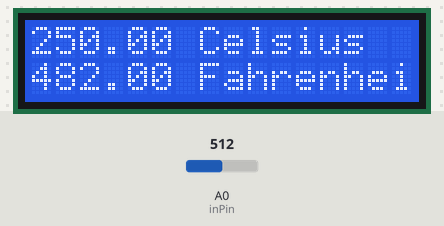
This sketch was run on a simulated Arduino Uno, built with avr-gcc and run on an emulated ATmega328P. Shown: 16×2 character LCD. The inputs (shaded band) are chosen by the test bench; at power-on: A0 (inPin) = 512.

Above: at 1.2 s.
1.3 s: A0 (inPin) set to 716
At 11.3 s:
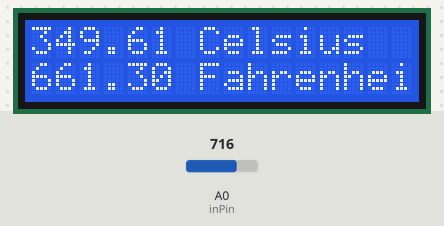
11.6 s: A0 (inPin) set to 900
At 21.3 s:
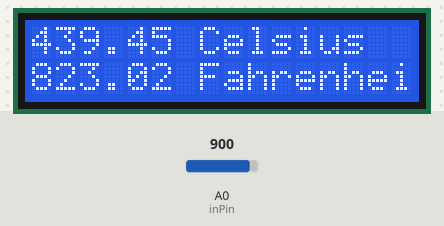
21.6 s: A0 (inPin) set to 1023
At 30.5 s:
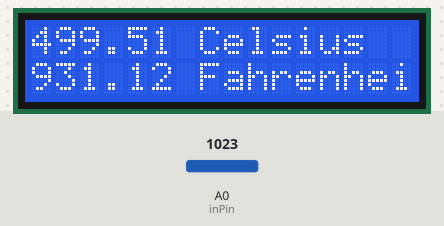
Timing chart, 0 to 32.0 s (numbered marks = the images above; inputs shaded):
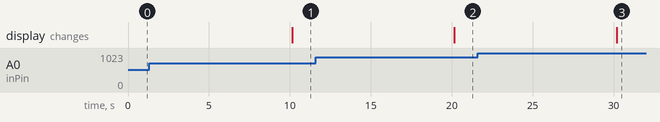

The sketch:

sketch_dec07a.ino
```cpp
#include <LiquidCrystal_I2C.h>

LiquidCrystal_I2C lcd(0x27, 2, 16);
const int inPin = 0;

void setup()
  {
    lcd.begin(16, 2);
  }
void loop()
  {
    int value = analogRead(inPin);
    lcd.setCursor(0, 1);
    float millivolts = (value / 1024.0) * 5000;
    float celsius = millivolts / 10;
    lcd.clear();
    lcd.setCursor(0,0);
    lcd.print(celsius);
    lcd.print(" Celsius");
    lcd.setCursor(0,1);
    lcd.print((celsius * 9)/ 5 + 32);
    lcd.print(" Fahrenheit");
    delay(10000);
  }
```

Measured:
- after the input at 1.3 s, the display: changes after 8.8 s (image 1)
- after the input at 11.6 s, the display: changes after 8.6 s (image 2)
- after the input at 21.6 s, the display: changes after 8.6 s (image 3)
